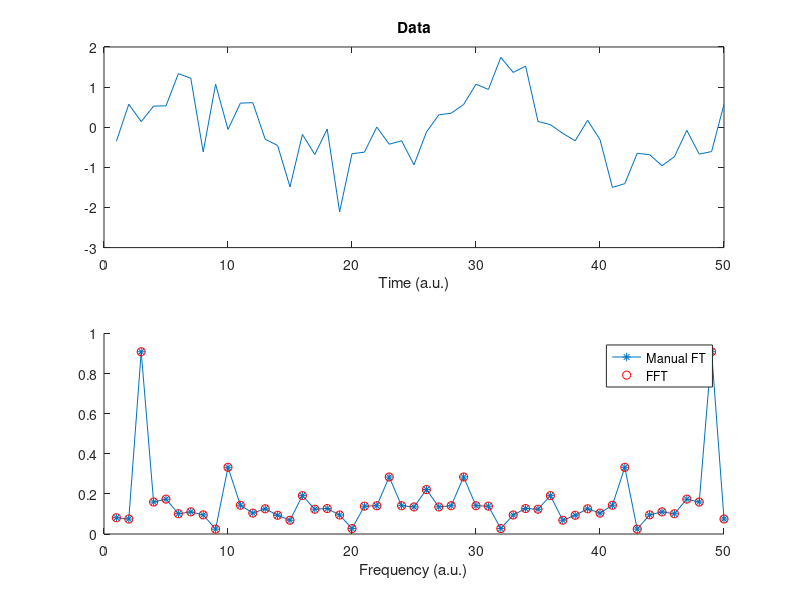

Source code (MATLAB):
%%
%     COURSE: Solved challenges in neural time series analysis
%    SECTION: Spectral analyses
%      VIDEO: Program the Fourier transform from scratch!
% Instructor: sincxpress.com
%
%%

% random signal
N       = 50;          % length of sequence
signal  = sin(linspace(0,4*pi,N)) + randn(1,N)/2;  % data
fTime   = ((1:N)-1)/N; % "time" used in Fourier transform

% initialize Fourier output matrix
fourierCoefs = zeros(size(signal)); 

% loop over frequencies
for fi=1:N
    
    % complex sine wave for this frequency
    fourierSine = exp(-1i*2*pi*(fi-1)*fTime);
    
    % dot product as sum of point-wise multiplications
    fourierCoefs(fi) = sum(fourierSine .* signal);
end

% divide by N to scale coefficients properly
fourierCoefs = fourierCoefs / N;

% use the fft function on the same data for comparison
fourierCoefsF = fft(signal) / N;


%% plotting

figure(1), clf

% time domain signal
subplot(211)
plot(signal)
xlabel('Time (a.u.)')
title('Data')

% amplitude of "manual" Fourier transform
subplot(212), hold on
plot(abs(fourierCoefs)*2,'*-')

% amplitude of FFT
plot(abs(fourierCoefsF)*2,'ro')


xlabel('Frequency (a.u.)')
legend({'Manual FT';'FFT'})

%% done.
